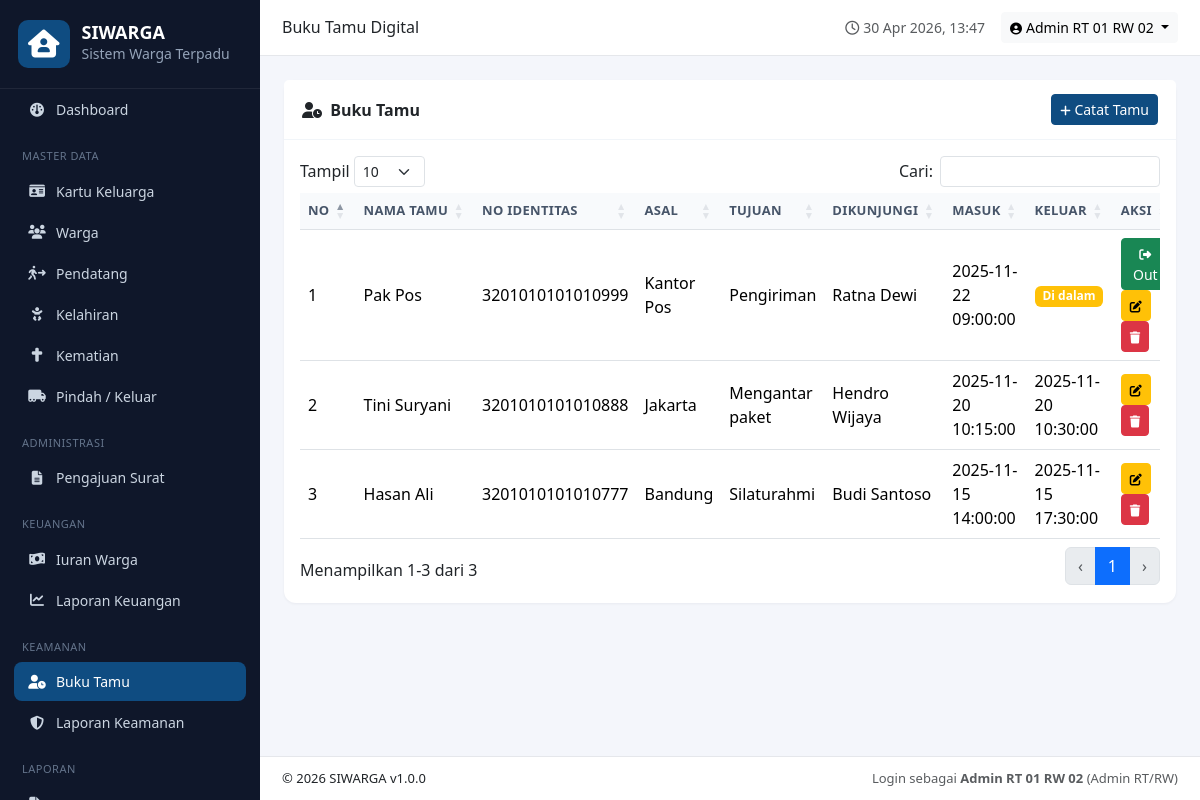
The app's page /modules/tamu/index.php (signed in) with its own data.
### tables this page shows
CREATE TABLE `buku_tamu` (
  `id` INT AUTO_INCREMENT PRIMARY KEY,
  `nama_tamu` VARCHAR(100) NOT NULL,
  `no_identitas` VARCHAR(50),
  `asal` VARCHAR(255),
  `tujuan` VARCHAR(255),
  `nama_dikunjungi` VARCHAR(100),
  `jam_masuk` DATETIME,
  `jam_keluar` DATETIME NULL,
  `foto_identitas` VARCHAR(255),
  `keterangan` TEXT,
  `created_at` TIMESTAMP DEFAULT CURRENT_TIMESTAMP
);

### includes/functions.php (called while the page is built, shortened)
<?php
function e($v) { return htmlspecialchars((string)($v ?? ''), ENT_QUOTES, 'UTF-8'); }

### modules/tamu/index.php (the view, shortened to what this page needs)
<?php
require_once __DIR__.'/../../includes/header.php';
$rows=$pdo->query("SELECT * FROM buku_tamu ORDER BY jam_masuk DESC")->fetchAll();
?>
<div class="card">
  <div class="card-header d-flex justify-content-between align-items-center">
    <span><i class="fa-solid fa-user-clock me-1"></i> Buku Tamu</span>
    <button class="btn btn-primary btn-sm" data-bs-toggle="modal" data-bs-target="#mForm" onclick="resetForm()"><i class="fa-solid fa-plus"></i> Catat Tamu</button>
  </div>
  <div class="card-body">
    <table class="table table-hover dt">
      <thead><tr><th>No</th><th>Nama Tamu</th><th>No Identitas</th><th>Asal</th><th>Tujuan</th><th>Dikunjungi</th><th>Masuk</th><th>Keluar</th><th>Aksi</th></tr></thead>
      <tbody><?php foreach($rows as $i=>$r): ?>
      <tr>
        <td><?= $i+1 ?></td><td><?= e($r['nama_tamu']) ?></td><td><?= e($r['no_identitas']) ?></td>
        <td><?= e($r['asal']) ?></td><td><?= e($r['tujuan']) ?></td><td><?= e($r['nama_dikunjungi']) ?></td>
        <td><?= e($r['jam_masuk']) ?></td>
        <td><?= $r['jam_keluar'] ? e($r['jam_keluar']) : '<span class="badge bg-warning">Di dalam</span>' ?></td>
        <td>
          <?php if(!$r['jam_keluar']): ?>
            <a class="btn btn-sm btn-success" href="action.php?act=keluar&id=<?= $r['id'] ?>"><i class="fa-solid fa-sign-out-alt"></i> Out</a>
          <?php endif; ?>
          <button class="btn btn-sm btn-warning" onclick='editRow(<?= json_encode($r) ?>)'><i class="fa-solid fa-edit"></i></button>
          <a class="btn btn-sm btn-danger" href="action.php?act=delete&id=<?= $r['id'] ?>" onclick="return confirm('Hapus?')"><i class="fa-solid fa-trash"></i></a>
        </td>
      </tr>
      <?php endforeach; ?></tbody>
    </table>
  </div>
</div>
<?php require_once __DIR__.'/../../includes/footer.php'; ?>

### assets/css/style.css (style rules this page uses)
:root { --sw-primary:#0f4c81; --sw-primary-dark:#093a66; --sw-accent:#e63946; --sw-bg:#f4f6fb; --sw-sidebar:#0f172a; --sw-sidebar-text:#cbd5e1; }
* { box-sizing:border-box; }
body { font-family:'Segoe UI',Tahoma,sans-serif;background:var(--sw-bg); }
.btn-primary { background:var(--sw-primary);border-color:var(--sw-primary); }
.card { border:none;border-radius:12px;box-shadow:0 1px 3px rgba(15,23,42,.05); }
.card-header { background:#fff;border-bottom:1px solid #f1f5f9;font-weight:600;padding:14px 18px; }
.card-header.d-flex { flex-wrap:wrap;gap:8px; }
.table thead th { background:#f8fafc;color:#475569;font-size:13px;text-transform:uppercase;letter-spacing:.3px;white-space:nowrap; }
.table td { vertical-align:middle; }
.btn-sm i { font-size:12px; }
table.dataTable { width:100% !important; }

### records on screen
buku_tamu: nama_tamu "Pak Pos", no_identitas "3201010101010999", asal "Kantor Pos", tujuan "Pengiriman", nama_dikunjungi "Ratna Dewi", jam_masuk "2025-11-22 09:00:00", shows "Di dalam"
buku_tamu: nama_tamu "Tini Suryani", no_identitas "3201010101010888", asal "Jakarta", tujuan "Mengantar paket", nama_dikunjungi "Hendro Wijaya", jam_masuk "2025-11-20 10:15:00", jam_keluar "2025-11-20 10:30:00"
buku_tamu: nama_tamu "Hasan Ali", no_identitas "3201010101010777", asal "Bandung", tujuan "Silaturahmi", nama_dikunjungi "Budi Santoso", jam_masuk "2025-11-15 14:00:00", jam_keluar "2025-11-15 17:30:00"

### other values on screen
APP_NAME "SIWARGA"
$pageTitle "Buku Tamu Digital"
user()['nama'] "Admin RT 01 RW 02"
APP_VERSION "1.0.0"
role_label(role()) "Admin RT/RW"
